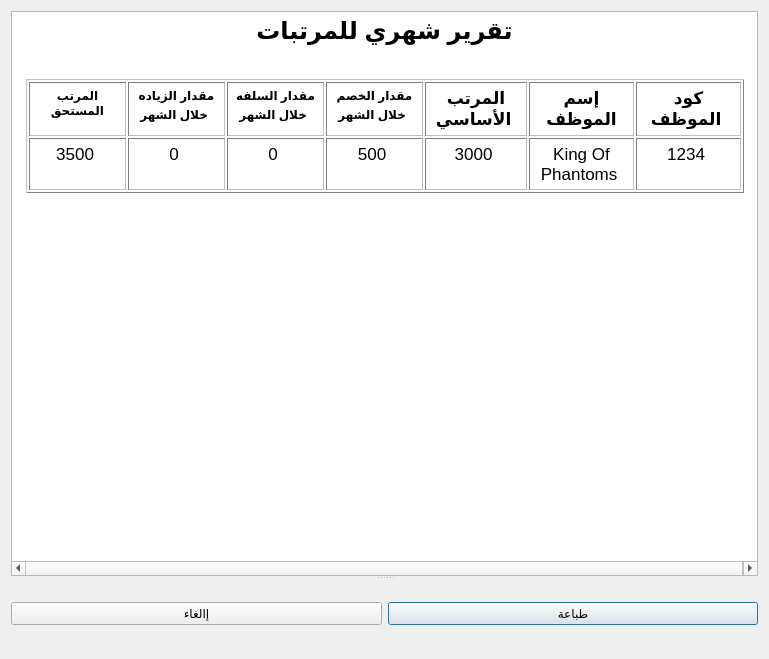
<?xml version="1.0" encoding="UTF-8"?>
<ui version="4.0">
 <class>Print</class>
 <widget class="QDialog" name="Print">
  <property name="geometry">
   <rect>
    <x>0</x>
    <y>0</y>
    <width>769</width>
    <height>659</height>
   </rect>
  </property>
  <property name="windowTitle">
   <string>Print Review</string>
  </property>
  <property name="windowIcon">
   <iconset resource="logo.qrc">
    <normaloff>:/logo/logo23.png</normaloff>:/logo/logo23.png</iconset>
  </property>
  <layout class="QVBoxLayout" name="verticalLayout">
   <item>
    <widget class="QSplitter" name="splitter">
     <property name="orientation">
      <enum>Qt::Vertical</enum>
     </property>
     <widget class="QTextBrowser" name="pdf">
      <property name="html">
       <string>&lt;!DOCTYPE HTML PUBLIC &quot;-//W3C//DTD HTML 4.0//EN&quot; &quot;http://www.w3.org/TR/REC-html40/strict.dtd&quot;&gt;
&lt;html&gt;&lt;head&gt;&lt;meta name=&quot;qrichtext&quot; content=&quot;1&quot; /&gt;&lt;title&gt;Jeans Car&lt;/title&gt;&lt;style type=&quot;text/css&quot;&gt;
p, li { white-space: pre-wrap; }
&lt;/style&gt;&lt;/head&gt;&lt;body style=&quot; font-family:'.SF NS Text'; font-size:13pt; font-weight:400; font-style:normal;&quot;&gt;
&lt;p align=&quot;center&quot; style=&quot; margin-top:14px; margin-bottom:12px; margin-left:0px; margin-right:0px; -qt-block-indent:0; text-indent:0px;&quot;&gt;&lt;span style=&quot; font-size:18pt; font-weight:600;&quot;&gt;تقرير شهري للمرتبات&lt;/span&gt;&lt;/p&gt;
&lt;p align=&quot;center&quot; style=&quot; margin-top:14px; margin-bottom:12px; margin-left:0px; margin-right:0px; -qt-block-indent:0; text-indent:0px;&quot;&gt;&lt;img src=&quot;:/logo/logo23.png&quot; width=&quot;100&quot; height=&quot;100&quot; /&gt; &lt;/p&gt;
&lt;table border=&quot;1&quot; style=&quot; margin-top:0px; margin-bottom:0px; margin-left:10px; margin-right:10px;&quot; cellspacing=&quot;2&quot; cellpadding=&quot;10&quot;&gt;
&lt;tr&gt;
&lt;td style=&quot; padding-left:5; padding-right:5; padding-top:5; padding-bottom:5;&quot;&gt;
&lt;p align=&quot;center&quot; style=&quot; margin-top:0px; margin-bottom:0px; margin-left:0px; margin-right:0px; -qt-block-indent:0; text-indent:0px;&quot;&gt;&lt;span style=&quot; font-family:'-webkit-standard'; font-size:medium; font-weight:600; color:#000000;&quot;&gt;المرتب المستحق&lt;/span&gt;&lt;/p&gt;&lt;/td&gt;
&lt;td style=&quot; padding-left:5; padding-right:5; padding-top:5; padding-bottom:5;&quot;&gt;
&lt;p align=&quot;center&quot; style=&quot; margin-top:0px; margin-bottom:0px; margin-left:0px; margin-right:0px; -qt-block-indent:0; text-indent:0px;&quot;&gt;&lt;span style=&quot; font-family:'-webkit-standard'; font-size:medium; font-weight:600; color:#000000;&quot;&gt;مقدار الزياده خلال الشهر&lt;/span&gt; &lt;/p&gt;&lt;/td&gt;
&lt;td style=&quot; padding-left:5; padding-right:5; padding-top:5; padding-bottom:5;&quot;&gt;
&lt;p align=&quot;center&quot; style=&quot; margin-top:0px; margin-bottom:0px; margin-left:0px; margin-right:0px; -qt-block-indent:0; text-indent:0px;&quot;&gt;&lt;span style=&quot; font-family:'-webkit-standard'; font-size:medium; font-weight:600; color:#000000;&quot;&gt;مقدار السلفه خلال الشهر&lt;/span&gt; &lt;/p&gt;&lt;/td&gt;
&lt;td style=&quot; padding-left:5; padding-right:5; padding-top:5; padding-bottom:5;&quot;&gt;
&lt;p align=&quot;center&quot; style=&quot; margin-top:0px; margin-bottom:0px; margin-left:0px; margin-right:0px; -qt-block-indent:0; text-indent:0px;&quot;&gt;&lt;span style=&quot; font-family:'-webkit-standard'; font-size:medium; font-weight:600; color:#000000;&quot;&gt;مقدار الخصم خلال الشهر&lt;/span&gt; &lt;/p&gt;&lt;/td&gt;
&lt;td style=&quot; padding-left:5; padding-right:5; padding-top:5; padding-bottom:5;&quot;&gt;
&lt;p align=&quot;center&quot; style=&quot; margin-top:0px; margin-bottom:0px; margin-left:0px; margin-right:0px; -qt-block-indent:0; text-indent:0px;&quot;&gt;&lt;span style=&quot; font-weight:600;&quot;&gt;المرتب الأساسي &lt;/span&gt;&lt;/p&gt;&lt;/td&gt;
&lt;td style=&quot; padding-left:5; padding-right:5; padding-top:5; padding-bottom:5;&quot;&gt;
&lt;p align=&quot;center&quot; style=&quot; margin-top:0px; margin-bottom:0px; margin-left:0px; margin-right:0px; -qt-block-indent:0; text-indent:0px;&quot;&gt;&lt;span style=&quot; font-weight:600;&quot;&gt;إسم الموظف&lt;/span&gt;&lt;/p&gt;&lt;/td&gt;
&lt;td style=&quot; padding-left:5; padding-right:5; padding-top:5; padding-bottom:5;&quot;&gt;
&lt;p align=&quot;center&quot; style=&quot; margin-top:0px; margin-bottom:0px; margin-left:0px; margin-right:0px; -qt-block-indent:0; text-indent:0px;&quot;&gt;&lt;span style=&quot; font-weight:600;&quot;&gt;كود الموظف &lt;/span&gt;&lt;/p&gt;&lt;/td&gt;&lt;/tr&gt;
&lt;tr&gt;
&lt;td style=&quot; padding-left:5; padding-right:5; padding-top:5; padding-bottom:5;&quot;&gt;
&lt;p align=&quot;center&quot; style=&quot; margin-top:0px; margin-bottom:0px; margin-left:0px; margin-right:0px; -qt-block-indent:0; text-indent:0px;&quot;&gt;3500 &lt;/p&gt;&lt;/td&gt;
&lt;td style=&quot; padding-left:5; padding-right:5; padding-top:5; padding-bottom:5;&quot;&gt;
&lt;p align=&quot;center&quot; style=&quot; margin-top:0px; margin-bottom:0px; margin-left:0px; margin-right:0px; -qt-block-indent:0; text-indent:0px;&quot;&gt;0 &lt;/p&gt;&lt;/td&gt;
&lt;td style=&quot; padding-left:5; padding-right:5; padding-top:5; padding-bottom:5;&quot;&gt;
&lt;p align=&quot;center&quot; style=&quot; margin-top:0px; margin-bottom:0px; margin-left:0px; margin-right:0px; -qt-block-indent:0; text-indent:0px;&quot;&gt;0 &lt;/p&gt;&lt;/td&gt;
&lt;td style=&quot; padding-left:5; padding-right:5; padding-top:5; padding-bottom:5;&quot;&gt;
&lt;p align=&quot;center&quot; style=&quot; margin-top:0px; margin-bottom:0px; margin-left:0px; margin-right:0px; -qt-block-indent:0; text-indent:0px;&quot;&gt;500 &lt;/p&gt;&lt;/td&gt;
&lt;td style=&quot; padding-left:5; padding-right:5; padding-top:5; padding-bottom:5;&quot;&gt;
&lt;p align=&quot;center&quot; style=&quot; margin-top:0px; margin-bottom:0px; margin-left:0px; margin-right:0px; -qt-block-indent:0; text-indent:0px;&quot;&gt;3000 &lt;/p&gt;&lt;/td&gt;
&lt;td style=&quot; padding-left:5; padding-right:5; padding-top:5; padding-bottom:5;&quot;&gt;
&lt;p align=&quot;center&quot; style=&quot; margin-top:0px; margin-bottom:0px; margin-left:0px; margin-right:0px; -qt-block-indent:0; text-indent:0px;&quot;&gt;King Of Phantoms &lt;/p&gt;&lt;/td&gt;
&lt;td style=&quot; padding-left:5; padding-right:5; padding-top:5; padding-bottom:5;&quot;&gt;
&lt;p align=&quot;center&quot; style=&quot; margin-top:0px; margin-bottom:0px; margin-left:0px; margin-right:0px; -qt-block-indent:0; text-indent:0px;&quot;&gt;1234 &lt;/p&gt;&lt;/td&gt;&lt;/tr&gt;&lt;/table&gt;&lt;/body&gt;&lt;/html&gt;</string>
      </property>
     </widget>
     <widget class="QWidget" name="layoutWidget">
      <layout class="QHBoxLayout" name="horizontalLayout">
       <item>
        <widget class="QPushButton" name="cancel">
         <property name="text">
          <string>إالغاء</string>
         </property>
         <property name="autoDefault">
          <bool>false</bool>
         </property>
        </widget>
       </item>
       <item>
        <widget class="QPushButton" name="print">
         <property name="text">
          <string>طباعة</string>
         </property>
        </widget>
       </item>
      </layout>
     </widget>
    </widget>
   </item>
  </layout>
 </widget>
 <resources>
  <include location="logo.qrc"/>
 </resources>
 <connections/>
</ui>
